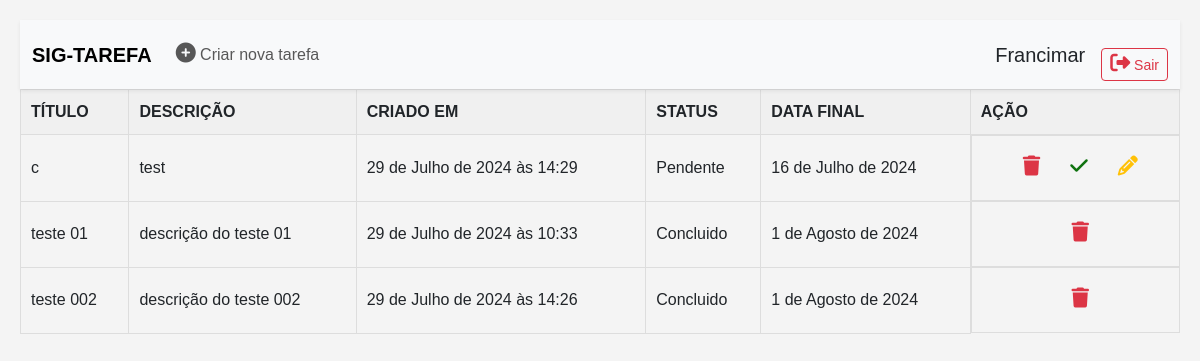
The page / (signed in) on the database as committed earlier.
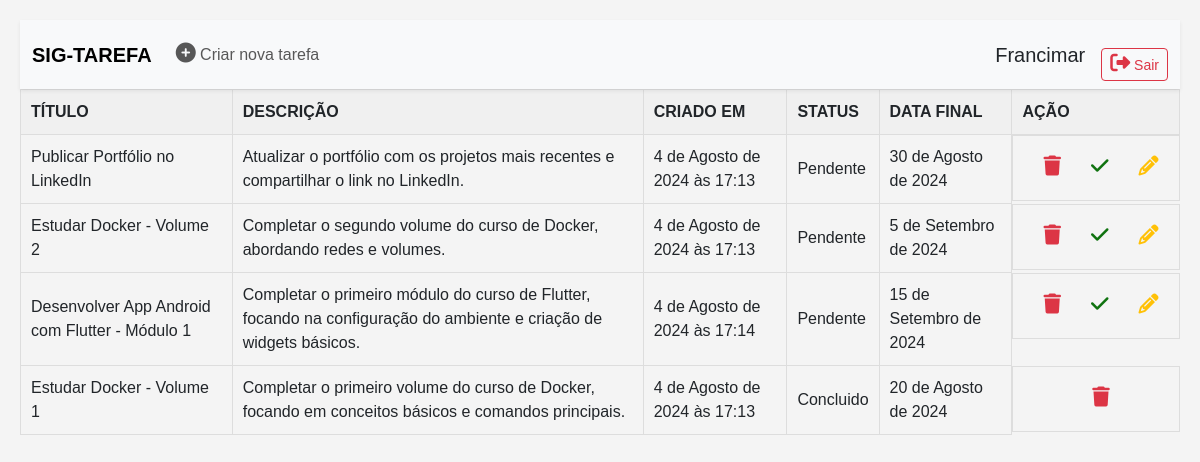
The same page on the database as committed later.
### tarefa/models.py (models this page shows, shortened)
class Tarefa(models.Model):
    usuario = models.ForeignKey(User,on_delete=models.CASCADE)
    titulo = models .CharField(max_length = 55)
    descricao = models.TextField()
    created_at = models.DateTimeField(auto_now_add=True)
    finished_at = models.DateField(auto_now= False)
    status = models.BooleanField(default = False)

### tarefa/views.py (the view)
# urls.py: path('',views.homepage,name ='homepage'),
@login_required
def homepage(request):
    tarefa = Tarefa.objects.filter(usuario = request.user).order_by("status")
    return render(request,'homepage.html',{"contexto":tarefa})

### tarefa/templates/homepage.html (shortened to what this page needs)
{% extends 'base.html' %}
  {% block conteudo %}
  <table>
    <thead>
      <tr>
        <th>TÍTULO</th>
        <th>DESCRIÇÃO</th>
        <th>CRIADO EM </th>
        <th>STATUS</th>
        <th>DATA FINAL</th>
        <th>AÇÃO</th>
      </tr>
    </thead>
    <tbody>
      {% for tarefa in contexto %}
      <tr>
        <td>{{ tarefa.titulo }}</td>
        <td>{{ tarefa.descricao }}</td>
        <td>{{ tarefa.created_at }}</td>
        {% if tarefa.status %}
        <td>Concluido</td>
        {% else %}
        <td>Pendente</td>
        {% endif %}
        <td>{{ tarefa.finished_at }}</td>
        <td class="action-buttons">
          <form action="{% url 'delete' tarefa.id %}">
              <button class="delete-btn" title="Excluir">
                  <i class="fas fa-trash"></i>
              </button>
          </form>
          {% if not tarefa.status %}
          <form action="{% url 'confirm' tarefa.id %}" method="post">
              <button class="conf-btn" title="confirmar">
                  <i class="fas fa-check"></i>
              </button>
          </form>
          <form action="{% url 'update' tarefa.id %}" method="post">
            <button class="edit-btn" title="update">
                <i class="fas fa-pencil"></i>
            </button>
        </form>
          {% endif %}
      </td>
      </tr>
      {% endfor %}
    </tbody>
  </table>
  {% endblock %}

### tarefa/templates/base.html (shortened to what this page needs)
{% load static %}
<!DOCTYPE html>
<html lang="pt-br">
<head>
    <link href="https://cdn.jsdelivr.net/npm/bootstrap@5.3.3/dist/css/bootstrap.min.css" rel="stylesheet"
>
    <link rel="stylesheet" href="{% static 'css/home.css' %}">
    <link rel="stylesheet" href="https://cdnjs.cloudflare.com/ajax/libs/font-awesome/6.1.1/css/all.min.css">
</head>
<body>
    <header class="header-top">
        <nav class="navbar navbar-expand-lg navbar-light bg-light shadow-sm">
            <div class="container-fluid">
                <a class="navbar-brand fw-bold" href="#">SIG-TAREFA</a>
                <div class="collapse navbar-collapse" id="navbarNav">
                    <ul class="navbar-nav me-auto mb-2 mb-lg-0">
                        <li class="nav-item">
                            <a class="nav-link" href="{% url 'create' %}">
                                <i class="fas fa-plus-circle"></i> Criar nova tarefa
                            </a>
                        </li>
                    </ul>
                    <div class="d-flex align-items-center">
                        <h5 class="me-3 mb-0">{{ user.username }}</h5>
                        <form class="d-flex" method="post" action="{% url 'logout' %}">
                            <button class="btn btn-outline-danger btn-sm" type="submit">
                                <i class="fas fa-sign-out-alt"></i> Sair
                            </button>
                        </form>
                    </div>
                </div>
            </div>
        </nav>
    </header>
    {% block conteudo %}
    {% endblock %}
</body>
</html>

### tarefa/static/css/home.css (style rules this page uses)
body { font-family: Arial, sans-serif; background-color: #f4f4f4; margin: 0; padding: 20px; }
.fas { font-size: 20px; }
button { display: block; width: 100%; padding: 10px; margin-top: 20px; background-color: #0056b3; color: white; border: none; border-radius: 4px; cursor: pointer; }
table { width: 100%; border-collapse: collapse; }
th, td { padding: 10px; border: 1px solid #ddd; text-align: left; }
th { background-color: #f0f0f0; }
.action-buttons { display: flex; justify-content: center; }
.action-buttons button { cursor: pointer; border: none; background-color: transparent; margin: 0 5px; }
.edit-btn { color: #ffc107; }
.delete-btn { color: #dc3545; }
.conf-btn { color: rgb(15, 114, 15); }

Rows that differ between the two databases and show on the page:
removed Tarefa: titulo "c", descricao "test", created_at "29 de Julho de 2024 às 14:29", status "Pendente", finished_at "16 de Julho de 2024"
removed Tarefa: titulo "teste 01", descricao "descrição do teste 01", created_at "29 de Julho de 2024 às 10:33", status "Concluido", finished_at "1 de Agosto de 2024"
removed Tarefa: titulo "teste 002", descricao "descrição do teste 002", created_at "29 de Julho de 2024 às 14:26", status "Concluido", finished_at "1 de Agosto de 2024"
added Tarefa: titulo "Publicar Portfólio no LinkedIn", descricao "Atualizar o portfólio com os projetos mais recentes e compartilhar o link no LinkedIn.", created_at "4 de Agosto de 2024 às 17:13", status "Pendente", finished_at "30 de Agosto de 2024"
added Tarefa: titulo "Estudar Docker - Volume 2", descricao "Completar o segundo volume do curso de Docker, abordando redes e volumes.", created_at "4 de Agosto de 2024 às 17:13", status "Pendente", finished_at "5 de Setembro de 2024"
added Tarefa: titulo "Desenvolver App Android com Flutter - Módulo 1", descricao "Completar o primeiro módulo do curso de Flutter, focando na configuração do ambiente e criação de widgets básicos.", created_at "4 de Agosto de 2024 às 17:14", status "Pendente", finished_at "15 de Setembro de 2024"
added Tarefa: titulo "Estudar Docker - Volume 1", descricao "Completar o primeiro volume do curso de Docker, focando em conceitos básicos e comandos principais.", created_at "4 de Agosto de 2024 às 17:13", status "Concluido", finished_at "20 de Agosto de 2024"
